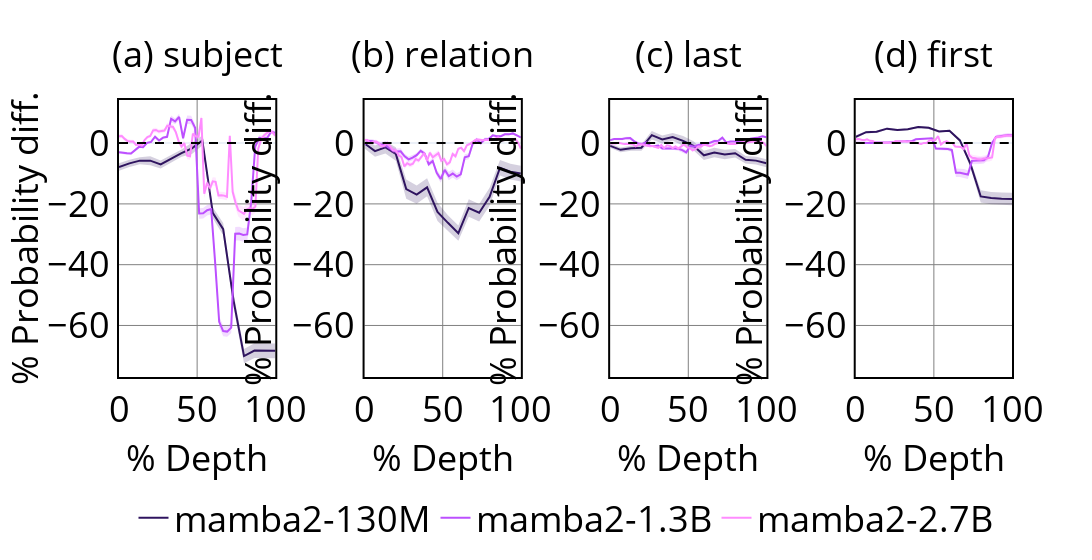

The cell this chart's notebook holds for it:
### Code cell
paths = {"mamba2": mamba2_paths}
plot_size_knockout(paths).show()
